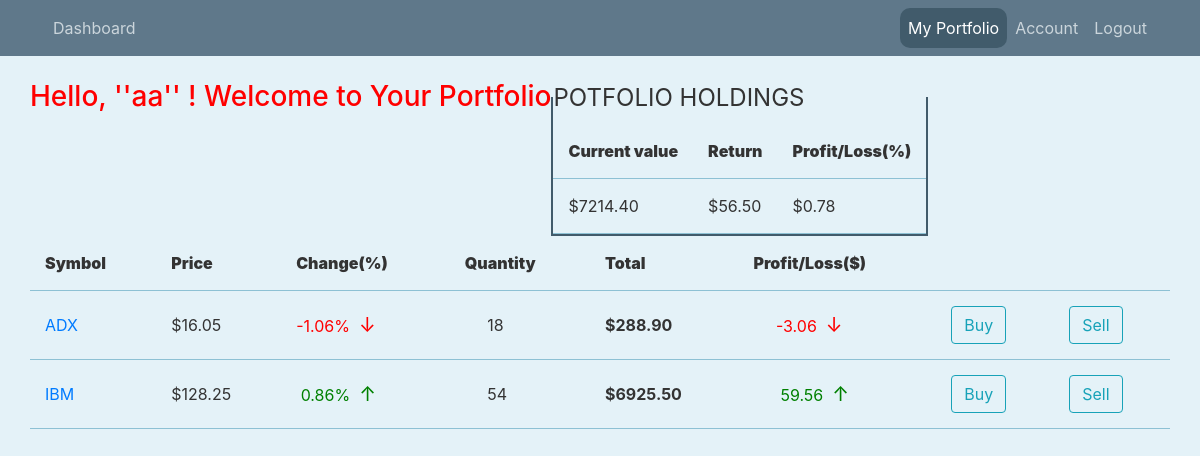
Before: /portfolio (signed in) with the older database file.
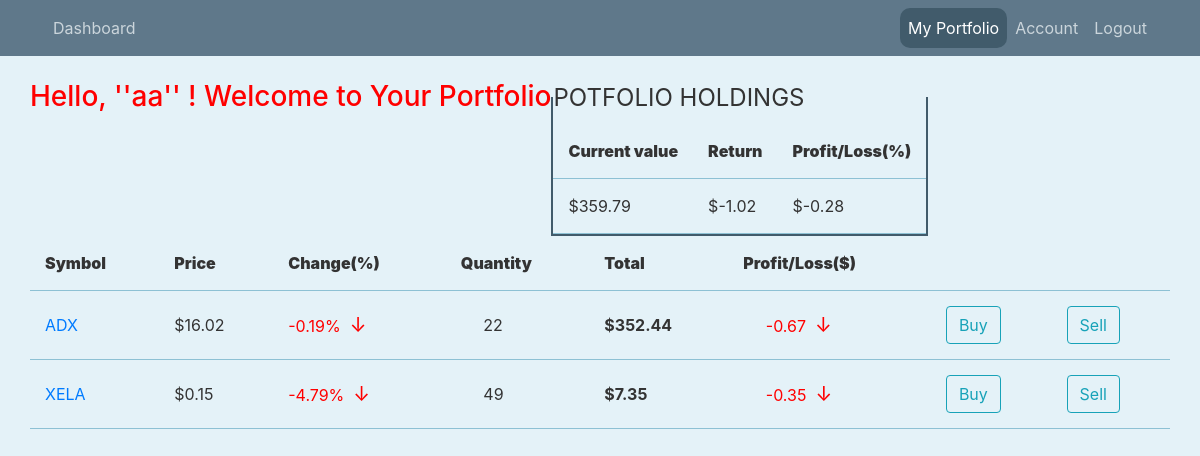
After: the same page with the newer database file.
### stockchart/models.py (models this page shows, shortened)
class User(db.Model,UserMixin):
    id = db.Column(db.Integer,primary_key=True)
    firstname = db.Column(db.String(20),unique=False,nullable=False)
    lastname = db.Column(db.String(20),unique=False,nullable=True)
    username = db.Column(db.String(20),unique=True,nullable=False)
    email = db.Column(db.String(120),unique=True,nullable=False)
    image_file = db.Column(db.String(20),nullable=False,default='default.jpg')
    password = db.Column(db.String(60),nullable = False)
    stocks = db.Column(db.String,nullable=False,default='.')

class Stock(db.Model):
    id = db.Column(db.Integer,primary_key=True,autoincrement=True)
    symbol = db.Column(db.String(10),nullable=False)
    price = db.Column(db.String(100),nullable=False)
    percent_change = db.Column(db.Text,nullable = False)
    name = db.Column(db.Text,nullable = False)
    change = db.Column(db.Text,nullable = False)

### stockchart/routes.py (the view)
@login_required
@app.route("/portfolio",methods=['GET'])
def portfolio():
    if current_user.is_authenticated:
        user_stocks = []
        if(current_user.stocks != '.'):
            user_stocks = list(int(i) for i in current_user.stocks[1:-1].split('.'))
        stocks = []
        stock_ids = set(user_stocks)
        for stock_id in stock_ids:
            map = {}
            stock = Stock.query.get_or_404(stock_id)
            map['symbol'] = stock.symbol
            map['price'] = stock.price
            map['percent_change'] = stock.percent_change
            map['count'] = user_stocks.count(stock_id)
            map['id'] = stock_id
            total = "{:.2f}".format(float(stock.price)*user_stocks.count(stock_id))
            map['total']=total
            pro_loss = format(float(total)*(float(stock.percent_change)/100),'.2f')
            map['pro_loss'] = pro_loss
            stocks.append(map)
        current_value = 0
        return_value = 0
        for map in stocks:
            current_value += float(map['total'])
            return_value += float(map['pro_loss'])
        return_percent = format((return_value/current_value)*100,'.2f')
        current_value = format(current_value,'.2f')
        return_value = format(return_value,'.2f')
        no_of_stocks = len(stocks)
        return render_template('portfolio.html',stocks=stocks,no_of_stocks=no_of_stocks,current_value=current_value,return_value=return_value,return_percent=return_percent)
    else:
        return redirect(url_for('login'))

### stockchart/models.py (called while the page is built)
@login_manager.user_loader
def load_user(user_id):
    return User.query.get(int(user_id))

### stockchart/templates/portfolio.html (shortened to what this page needs)
{% extends 'layout.html' %}
{% block content %}
        <marquee><h3 style="color: red;"> Hello, ''{{ current_user.username }}'' ! Welcome to Your Portfolio</h3></marquee>
        <form>
          <fieldset class="portfolio-value">
            <legend style="text-transform:uppercase;fonr-size:1.6em">Potfolio Holdings</legend>
           <div>
            <table style="width: 100%;">
              <thead style="height: 50px;">
                <th><b>Current value</b></th>
                <th><b>Return</b></th>
                <th><b>Profit/Loss(%)</b></th>
              </thead>
              <tr>
              <td>${{ current_value}}</td>
              <td>${{ return_value}}</td>
              <td>${{ return_percent}}</td>
              </tr>
            </table>
           </div>
          </fieldset>
        </form>
        <table style="width: 100%;">
          <thead style="height: 50px;">
            <th><b>Symbol</b></th>
            <th><b>Price</b></th>
            <th><b>Change(%)</b></th>
            <th><b>Quantity</b></th>
            <th><b>Total</b></th>
            <th><b>Profit/Loss($)</b></th>
          </thead>
          {%for stock in stocks%}
          <tr>
          <td><a href="{{url_for('stock',stock_id=stock.id)}}">{{ stock.symbol }}</a></td>
          <td>${{ stock.price }}</td>
          {%if stock.percent_change[0] != '-'%}
          <td class="profit">&nbsp;{{ stock.percent_change }}%&nbsp;&nbsp;<span>&#8593;</span></td>
          {%else%}
          <td class="loss">{{ stock.percent_change }}%&nbsp;&nbsp;<span>&#8595;</span></td>
          {%endif%}
          <td>&nbsp;&nbsp;&nbsp;&nbsp;&nbsp;{{ stock.count }}</td>
          <td><b>${{  stock.total }}</b></td>
          {%if stock.percent_change[0] != '-'%}
          <td class="profit">&nbsp;&nbsp;&nbsp;&nbsp;&nbsp;&nbsp;{{ stock.pro_loss }}&nbsp;&nbsp;<span>&#8593;</span></td>
          {%else%}
          <td class="loss">&nbsp;&nbsp;&nbsp;&nbsp;&nbsp;{{ stock.pro_loss }}&nbsp;&nbsp;<span>&#8595;</span></td>
          {%endif%}
          {%if current_user.is_authenticated%}
          <td><a href="{{url_for('buy_stock',stock_id=stock.id)}}"><button class='btn btn-outline-info'>Buy</button></a></td>
          <td><a href="{{url_for('sell_stock',stock_id=stock.id)}}"><button class='btn btn-outline-info'>Sell</button></a></td>
          {%endif%}
          </tr>
          {%endfor%}
        </table>
{% endblock content %}

### stockchart/templates/layout.html (shortened to what this page needs)
<!DOCTYPE html>
<html>
<head>
    <link rel="stylesheet" href="https://cdn.jsdelivr.net/npm/bootstrap@4.3.1/dist/css/bootstrap.min.css">
    <link rel="stylesheet" type="text/css" href="{{url_for('static',filename='main.css') }}">
</head>
<body >
    <header class="site-header">
        <nav class="navbar navbar-expand-md navbar-dark bg-steel fixed-top">
          <div class="container">
            <div class="collapse navbar-collapse" id="navbarToggle">
              <div class="navbar-nav mr-auto">
                <a class="nav-item nav-link" id="nv" href="{{url_for('dashboard')}}"  >Dashboard</a>
              </div>
              <div class="navbar-nav">
                {%if current_user.is_authenticated%}
                <a class="nav-item nav-link" id="nv" href="{{url_for('portfolio')}}">My Portfolio</a>
                <a class="nav-item nav-link" id="nv" href="{{url_for('account')}}">Account</a>
                <a class="nav-item nav-link" id="nv" href="{{url_for('logout')}}">Logout</a>
                {%else%}
                <a class="nav-item nav-link" id="nv" href="{{url_for('login')}}">Login</a>
                <a class="nav-item nav-link " href="{{url_for('register')}}">Register</a>
                {%endif%}
              </div>
            </div>
          </div>
        </nav>
      </header>
      <main role="main" class="container">
        <div class="row">
            {% block content %}{% endblock %}
      </main>
</body>
</html>

### stockchart/static/main.css (style rules this page uses)
body { background: rgb(228, 242, 248); color: #333333; margin-top: 5rem; }
h1, h2, h3, h4, h5, h6 { color: #444444; }
.bg-steel { background-color: #5f788a; }
.site-header .navbar-nav .nav-link { color: #cbd5db; }
.loss { color: red; }
tr { border-bottom: 0.5px solid rgb(141, 193, 212); }
th { padding: 15px; }
td { padding: 15px; }
span { font-size: 20px; }
a:is(:link, :active, :visited).active { background-color: rgb(65, 91, 107); border-radius: 10px; }
.portfolio-value { border: 2px solid rgb(65, 91, 107); width: 100%; }

Changed rows visible on the page:
no longer on this page (row edited): Stock: symbol "IBM", price "128.25", percent_change "0.86", count "54", total "6925.50", pro_loss "59.56"
changed Stock "ADX": price "16.05" → "16.02"; percent_change "-1.06" → "-0.19"; count "18" → "22"; total "288.90" → "352.44"; pro_loss "-3.06" → "-0.67"
now on this page (row edited): Stock: symbol "XELA", price "0.15", percent_change "-4.79", count "49", total "7.35", pro_loss "-0.35"
Other visible differences:
{{ current_value }}: "7214.40" → "359.79"
{{ return_value }}: "56.50" → "-1.02"
{{ return_percent }}: "0.78" → "-0.28"
